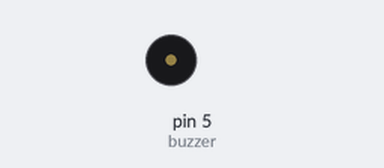
Simulated run of this sketch. Board: Arduino Uno, built with avr-gcc and run on an emulated ATmega328P. Shown: buzzer (waves = sounding).

Above: at 0.1 s.
Timing chart, 0 to 1.6 s (numbered marks = the images above):
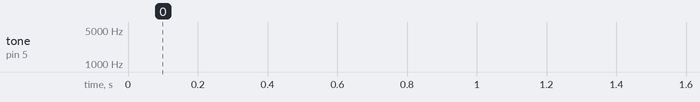

The sketch:

buzzer.ino
```cpp
int buzzer=5;

void setup() {

   pinMode(buzzer, OUTPUT);

}


void loop() {

     //turn on the buzzer at 1535 frequency for 500 milliseconds

     tone(buzzer,2000,700);
     //add another 500 milliseconds of silence

     tone(buzzer,0,200);

}
```
